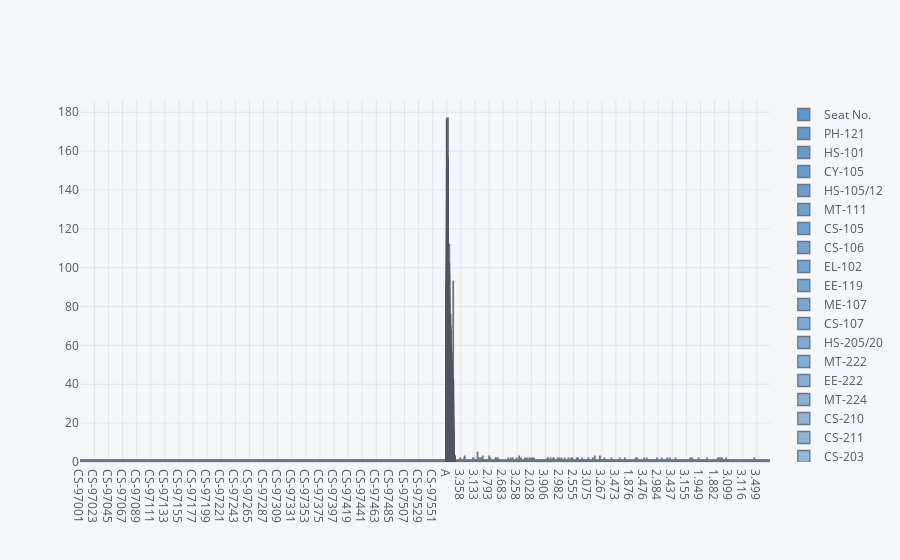

Notebook code for this chart:
### Code cell
stud.iplot(kind='hist',bins=100,color='blue')

### Figure 1 — Plotly figure (JSON) as saved in the notebook; plotly's stock layout.template omitted (floating-point values rounded to 4 significant figures; data arrays with more than 128 entries replaced by an {"elided": "..."} marker saying what was removed)
{"data": [{"histfunc": "count", "histnorm": "", "marker": {"color": "rgba(55, 128, 191, 1.0)", "line": {"color": "#4D5663", "width": 1.3}}, "name": "Seat No.", "nbinsx": 100, "opacity": 0.8, "orientation": "v", "type": "histogram", "x": {"elided": "571 str values"}}, {"histfunc": "count", "histnorm": "", "marker": {"color": "rgba(55, 128, 191, 0.9813953488372094)", "line": {"color": "#4D5663", "width": 1.3}}, "name": "PH-121", "nbinsx": 100, "opacity": 0.8, "orientation": "v", "type": "histogram", "x": {"elided": "571 str values"}}, {"histfunc": "count", "histnorm": "", "marker": {"color": "rgba(55, 128, 191, 0.9627906976744185)", "line": {"color": "#4D5663", "width": 1.3}}, "name": "HS-101", "nbinsx": 100, "opacity": 0.8, "orientation": "v", "type": "histogram", "x": {"elided": "571 str values"}}, {"histfunc": "count", "histnorm": "", "marker": {"color": "rgba(55, 128, 191, 0.9441860465116279)", "line": {"color": "#4D5663", "width": 1.3}}, "name": "CY-105", "nbinsx": 100, "opacity": 0.8, "orientation": "v", "type": "histogram", "x": {"elided": "571 str values"}}, {"histfunc": "count", "histnorm": "", "marker": {"color": "rgba(55, 128, 191, 0.9255813953488372)", "line": {"color": "#4D5663", "width": 1.3}}, "name": "HS-105/12", "nbinsx": 100, "opacity": 0.8, "orientation": "v", "type": "histogram", "x": {"elided": "571 str values"}}, {"histfunc": "count", "histnorm": "", "marker": {"color": "rgba(55, 128, 191, 0.9069767441860466)", "line": {"color": "#4D5663", "width": 1.3}}, "name": "MT-111", "nbinsx": 100, "opacity": 0.8, "orientation": "v", "type": "histogram", "x": {"elided": "571 str values"}}, {"histfunc": "count", "histnorm": "", "marker": {"color": "rgba(55, 128, 191, 0.8883720930232557)", "line": {"color": "#4D5663", "width": 1.3}}, "name": "CS-105", "nbinsx": 100, "opacity": 0.8, "orientation": "v", "type": "histogram", "x": {"elided": "571 str values"}}, {"histfunc": "count", "histnorm": "", "marker": {"color": "rgba(55, 128, 191, 0.8697674418604651)", "line": {"color": "#4D5663", "width": 1.3}}, "name": "CS-106", "nbinsx": 100, "opacity": 0.8, "orientation": "v", "type": "histogram", "x": {"elided": "571 str values"}}, {"histfunc": "count", "histnorm": "", "marker": {"color": "rgba(55, 128, 191, 0.8511627906976744)", "line": {"color": "#4D5663", "width": 1.3}}, "name": "EL-102", "nbinsx": 100, "opacity": 0.8, "orientation": "v", "type": "histogram", "x": {"elided": "571 str values"}}, {"histfunc": "count", "histnorm": "", "marker": {"color": "rgba(55, 128, 191, 0.8325581395348838)", "line": {"color": "#4D5663", "width": 1.3}}, "name": "EE-119", "nbinsx": 100, "opacity": 0.8, "orientation": "v", "type": "histogram", "x": {"elided": "571 str values"}}, {"histfunc": "count", "histnorm": "", "marker": {"color": "rgba(55, 128, 191, 0.8139534883720929)", "line": {"color": "#4D5663", "width": 1.3}}, "name": "ME-107", "nbinsx": 100, "opacity": 0.8, "orientation": "v", "type": "histogram", "x": {"elided": "571 str values"}}, {"histfunc": "count", "histnorm": "", "marker": {"color": "rgba(55, 128, 191, 0.7953488372093023)", "line": {"color": "#4D5663", "width": 1.3}}, "name": "CS-107", "nbinsx": 100, "opacity": 0.8, "orientation": "v", "type": "histogram", "x": {"elided": "571 str values"}}, {"histfunc": "count", "histnorm": "", "marker": {"color": "rgba(55, 128, 191, 0.7767441860465116)", "line": {"color": "#4D5663", "width": 1.3}}, "name": "HS-205/20", "nbinsx": 100, "opacity": 0.8, "orientation": "v", "type": "histogram", "x": {"elided": "571 str values"}}, {"histfunc": "count", "histnorm": "", "marker": {"color": "rgba(55, 128, 191, 0.758139534883721)", "line": {"color": "#4D5663", "width": 1.3}}, "name": "MT-222", "nbinsx": 100, "opacity": 0.8, "orientation": "v", "type": "histogram", "x": {"elided": "571 str values"}}, {"histfunc": "count", "histnorm": "", "marker": {"color": "rgba(55, 128, 191, 0.7395348837209301)", "line": {"color": "#4D5663", "width": 1.3}}, "name": "EE-222", "nbinsx": 100, "opacity": 0.8, "orientation": "v", "type": "histogram", "x": {"elided": "571 str values"}}, {"histfunc": "count", "histnorm": "", "marker": {"color": "rgba(55, 128, 191, 0.7209302325581395)", "line": {"color": "#4D5663", "width": 1.3}}, "name": "MT-224", "nbinsx": 100, "opacity": 0.8, "orientation": "v", "type": "histogram", "x": {"elided": "571 str values"}}, {"histfunc": "count", "histnorm": "", "marker": {"color": "rgba(55, 128, 191, 0.7023255813953488)", "line": {"color": "#4D5663", "width": 1.3}}, "name": "CS-210", "nbinsx": 100, "opacity": 0.8, "orientation": "v", "type": "histogram", "x": {"elided": "571 str values"}}, {"histfunc": "count", "histnorm": "", "marker": {"color": "rgba(55, 128, 191, 0.6837209302325582)", "line": {"color": "#4D5663", "width": 1.3}}, "name": "CS-211", "nbinsx": 100, "opacity": 0.8, "orientation": "v", "type": "histogram", "x": {"elided": "571 str values"}}, {"histfunc": "count", "histnorm": "", "marker": {"color": "rgba(55, 128, 191, 0.6651162790697673)", "line": {"color": "#4D5663", "width": 1.3}}, "name": "CS-203", "nbinsx": 100, "opacity": 0.8, "orientation": "v", "type": "histogram", "x": {"elided": "571 str values"}}, {"histfunc": "count", "histnorm": "", "marker": {"color": "rgba(55, 128, 191, 0.6465116279069767)", "line": {"color": "#4D5663", "width": 1.3}}, "name": "CS-214", "nbinsx": 100, "opacity": 0.8, "orientation": "v", "type": "histogram", "x": {"elided": "571 str values"}}, {"histfunc": "count", "histnorm": "", "marker": {"color": "rgba(55, 128, 191, 0.627906976744186)", "line": {"color": "#4D5663", "width": 1.3}}, "name": "EE-217", "nbinsx": 100, "opacity": 0.8, "orientation": "v", "type": "histogram", "x": {"elided": "571 str values"}}, {"histfunc": "count", "histnorm": "", "marker": {"color": "rgba(55, 128, 191, 0.6093023255813954)", "line": {"color": "#4D5663", "width": 1.3}}, "name": "CS-212", "nbinsx": 100, "opacity": 0.8, "orientation": "v", "type": "histogram", "x": {"elided": "571 str values"}}, {"histfunc": "count", "histnorm": "", "marker": {"color": "rgba(55, 128, 191, 0.5906976744186045)", "line": {"color": "#4D5663", "width": 1.3}}, "name": "CS-215", "nbinsx": 100, "opacity": 0.8, "orientation": "v", "type": "histogram", "x": {"elided": "571 str values"}}, {"histfunc": "count", "histnorm": "", "marker": {"color": "rgba(55, 128, 191, 0.5720930232558139)", "line": {"color": "#4D5663", "width": 1.3}}, "name": "MT-331", "nbinsx": 100, "opacity": 0.8, "orientation": "v", "type": "histogram", "x": {"elided": "571 str values"}}, {"histfunc": "count", "histnorm": "", "marker": {"color": "rgba(55, 128, 191, 0.5534883720930233)", "line": {"color": "#4D5663", "width": 1.3}}, "name": "EF-303", "nbinsx": 100, "opacity": 0.8, "orientation": "v", "type": "histogram", "x": {"elided": "571 str values"}}, {"histfunc": "count", "histnorm": "", "marker": {"color": "rgba(55, 128, 191, 0.5348837209302326)", "line": {"color": "#4D5663", "width": 1.3}}, "name": "HS-304", "nbinsx": 100, "opacity": 0.8, "orientation": "v", "type": "histogram", "x": {"elided": "571 str values"}}, {"histfunc": "count", "histnorm": "", "marker": {"color": "rgba(55, 128, 191, 0.5162790697674418)", "line": {"color": "#4D5663", "width": 1.3}}, "name": "CS-301", "nbinsx": 100, "opacity": 0.8, "orientation": "v", "type": "histogram", "x": {"elided": "571 str values"}}, {"histfunc": "count", "histnorm": "", "marker": {"color": "rgba(55, 128, 191, 0.49767441860465117)", "line": {"color": "#4D5663", "width": 1.3}}, "name": "CS-302", "nbinsx": 100, "opacity": 0.8, "orientation": "v", "type": "histogram", "x": {"elided": "571 str values"}}, {"histfunc": "count", "histnorm": "", "marker": {"color": "rgba(55, 128, 191, 0.47906976744186053)", "line": {"color": "#4D5663", "width": 1.3}}, "name": "TC-383", "nbinsx": 100, "opacity": 0.8, "orientation": "v", "type": "histogram", "x": {"elided": "571 str values"}}, {"histfunc": "count", "histnorm": "", "marker": {"color": "rgba(55, 128, 191, 0.4604651162790699)", "line": {"color": "#4D5663", "width": 1.3}}, "name": "MT-442", "nbinsx": 100, "opacity": 0.8, "orientation": "v", "type": "histogram", "x": {"elided": "571 str values"}}, {"histfunc": "count", "histnorm": "", "marker": {"color": "rgba(55, 128, 191, 0.441860465116279)", "line": {"color": "#4D5663", "width": 1.3}}, "name": "EL-332", "nbinsx": 100, "opacity": 0.8, "orientation": "v", "type": "histogram", "x": {"elided": "571 str values"}}, {"histfunc": "count", "histnorm": "", "marker": {"color": "rgba(55, 128, 191, 0.4232558139534884)", "line": {"color": "#4D5663", "width": 1.3}}, "name": "CS-318", "nbinsx": 100, "opacity": 0.8, "orientation": "v", "type": "histogram", "x": {"elided": "571 str values"}}, {"histfunc": "count", "histnorm": "", "marker": {"color": "rgba(55, 128, 191, 0.40465116279069774)", "line": {"color": "#4D5663", "width": 1.3}}, "name": "CS-306", "nbinsx": 100, "opacity": 0.8, "orientation": "v", "type": "histogram", "x": {"elided": "571 str values"}}, {"histfunc": "count", "histnorm": "", "marker": {"color": "rgba(55, 128, 191, 0.3860465116279071)", "line": {"color": "#4D5663", "width": 1.3}}, "name": "CS-312", "nbinsx": 100, "opacity": 0.8, "orientation": "v", "type": "histogram", "x": {"elided": "571 str values"}}, {"histfunc": "count", "histnorm": "", "marker": {"color": "rgba(55, 128, 191, 0.36744186046511623)", "line": {"color": "#4D5663", "width": 1.3}}, "name": "CS-317", "nbinsx": 100, "opacity": 0.8, "orientation": "v", "type": "histogram", "x": {"elided": "571 str values"}}, {"histfunc": "count", "histnorm": "", "marker": {"color": "rgba(55, 128, 191, 0.3488372093023256)", "line": {"color": "#4D5663", "width": 1.3}}, "name": "CS-403", "nbinsx": 100, "opacity": 0.8, "orientation": "v", "type": "histogram", "x": {"elided": "571 str values"}}, {"histfunc": "count", "histnorm": "", "marker": {"color": "rgba(55, 128, 191, 0.33023255813953495)", "line": {"color": "#4D5663", "width": 1.3}}, "name": "CS-421", "nbinsx": 100, "opacity": 0.8, "orientation": "v", "type": "histogram", "x": {"elided": "571 str values"}}, {"histfunc": "count", "histnorm": "", "marker": {"color": "rgba(55, 128, 191, 0.3116279069767443)", "line": {"color": "#4D5663", "width": 1.3}}, "name": "CS-406", "nbinsx": 100, "opacity": 0.8, "orientation": "v", "type": "histogram", "x": {"elided": "571 str values"}}, {"histfunc": "count", "histnorm": "", "marker": {"color": "rgba(55, 128, 191, 0.29302325581395344)", "line": {"color": "#4D5663", "width": 1.3}}, "name": "CS-414", "nbinsx": 100, "opacity": 0.8, "orientation": "v", "type": "histogram", "x": {"elided": "571 str values"}}, {"histfunc": "count", "histnorm": "", "marker": {"color": "rgba(55, 128, 191, 0.2744186046511628)", "line": {"color": "#4D5663", "width": 1.3}}, "name": "CS-419", "nbinsx": 100, "opacity": 0.8, "orientation": "v", "type": "histogram", "x": {"elided": "571 str values"}}, {"histfunc": "count", "histnorm": "", "marker": {"color": "rgba(55, 128, 191, 0.25581395348837216)", "line": {"color": "#4D5663", "width": 1.3}}, "name": "CS-423", "nbinsx": 100, "opacity": 0.8, "orientation": "v", "type": "histogram", "x": {"elided": "571 str values"}}, {"histfunc": "count", "histnorm": "", "marker": {"color": "rgba(55, 128, 191, 0.23720930232558152)", "line": {"color": "#4D5663", "width": 1.3}}, "name": "CS-412", "nbinsx": 100, "opacity": 0.8, "orientation": "v", "type": "histogram", "x": {"elided": "571 str values"}}, {"histfunc": "count", "histnorm": "", "marker": {"color": "rgba(55, 128, 191, 0.21860465116279065)", "line": {"color": "#4D5663", "width": 1.3}}, "name": "CGPA", "nbinsx": 100, "opacity": 0.8, "orientation": "v", "type": "histogram", "x": {"elided": "571 float values"}}], "layout": {"barmode": "overlay", "legend": {"bgcolor": "#F5F6F9", "font": {"color": "#4D5663"}}, "paper_bgcolor": "#F5F6F9", "plot_bgcolor": "#F5F6F9", "title": {"font": {"color": "#4D5663"}}, "xaxis": {"gridcolor": "#E1E5ED", "showgrid": true, "tickfont": {"color": "#4D5663"}, "title": {"font": {"color": "#4D5663"}, "text": ""}, "zerolinecolor": "#E1E5ED"}, "yaxis": {"gridcolor": "#E1E5ED", "showgrid": true, "tickfont": {"color": "#4D5663"}, "title": {"font": {"color": "#4D5663"}, "text": ""}, "zerolinecolor": "#E1E5ED"}}}
